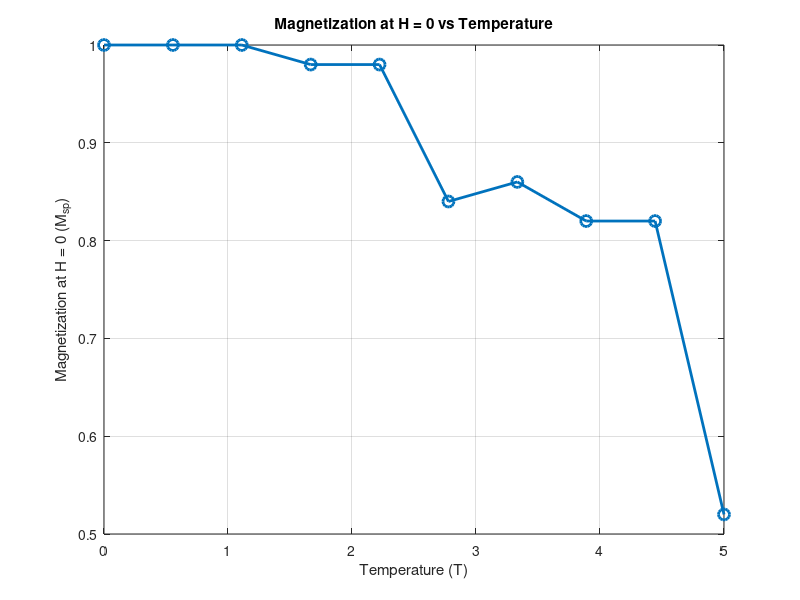

Reproduce this figure in MATLAB.
clear all
close all;
tic;

% Parameters
L_rows = 10; % Number of rows in lattice
L_cols = 10; % Number of columns in lattice
J = 1; % Interaction energy (positive for ferromagnetic material)
H_vals = linspace(0, 10, 100); % Range of external magnetic field (0 to 10)
steps_per_H = 50; % Monte Carlo steps for each H value
T_vals = linspace(0, 5, 10); % Temperature range from 0 to 3
n = 20; % For progress bar
M_sp = zeros(1, length(T_vals)); % Initialize temperature vs. M_sp plot
steps = length(T_vals);

% Loop over different temperatures
for temp_idx = 1:steps
    T = T_vals(temp_idx); % Current temperature
    disp(['Running for T = ', num2str(T)]);

    % Display progress bar
    numHashtags = floor((temp_idx / steps) * n);
    displayString = [repmat('#', 1, numHashtags), repmat(' ', 1, n - numHashtags)];
    fprintf('[%s]\n', displayString);

    % Initialize spin lattice with random spins (-1 or +1)
    spin_lattice = 2 * (randi([0, 1], L_rows, L_cols)) - 1;

    % Monte Carlo simulation for forward field sweep (0 to 10)
    magnetization = zeros(1, length(H_vals));
    for h = 1:length(H_vals)
        H = H_vals(h); % Current magnetic field
        for step = 1:steps_per_H
            % Choose a random spin to flip
            i = randi(L_rows);
            j = randi(L_cols);
            % Calculate energy difference (dE) if this spin is flipped
            S = spin_lattice(i, j);
            neighbors = spin_lattice(mod(i, L_rows) + 1, j) + spin_lattice(mod(i - 2, L_rows) + 1, j) + ...
                        spin_lattice(i, mod(j, L_cols) + 1) + spin_lattice(i, mod(j - 2, L_cols) + 1);
            dE = 2 * S * (J * neighbors + H);
            % Metropolis condition
            if dE < 0 || rand() < exp(-dE / T)
                spin_lattice(i, j) = -S;
            end
        end
        magnetization(h) = mean(spin_lattice(:));
    end

    % Reverse the field sweep: H goes from 10 to 0
    H_vals_back = linspace(10, 0, 10);
    magnetization_back = zeros(1, length(H_vals_back));
    spin_lattice_back = spin_lattice; % Start reverse sweep with final lattice state
    for h = 1:length(H_vals_back)
        H = H_vals_back(h);
        for step = 1:steps_per_H
            i = randi(L_rows);
            j = randi(L_cols);
            S = spin_lattice_back(i, j);
            neighbors = spin_lattice_back(mod(i, L_rows) + 1, j) + spin_lattice_back(mod(i - 2, L_rows) + 1, j) + ...
                        spin_lattice_back(i, mod(j, L_cols) + 1) + spin_lattice_back(i, mod(j - 2, L_cols) + 1);
            dE = 2 * S * (J * neighbors + H);
            if dE < 0 || rand() < exp(-dE / T)
                spin_lattice_back(i, j) = -S;
            end
        end
        magnetization_back(h) = mean(spin_lattice_back(:));
    end

    % Store final magnetization after reverse sweep
    M_sp(temp_idx) = magnetization_back(end);
end

% Plot M_sp vs temperature to find critical temperature
figure;
plot(T_vals, M_sp, 'o-', 'LineWidth', 2, 'MarkerSize', 8);
xlabel('Temperature (T)');
ylabel('Magnetization at H = 0 (M_{sp})');
title('Magnetization at H = 0 vs Temperature');
grid on;
toc;
